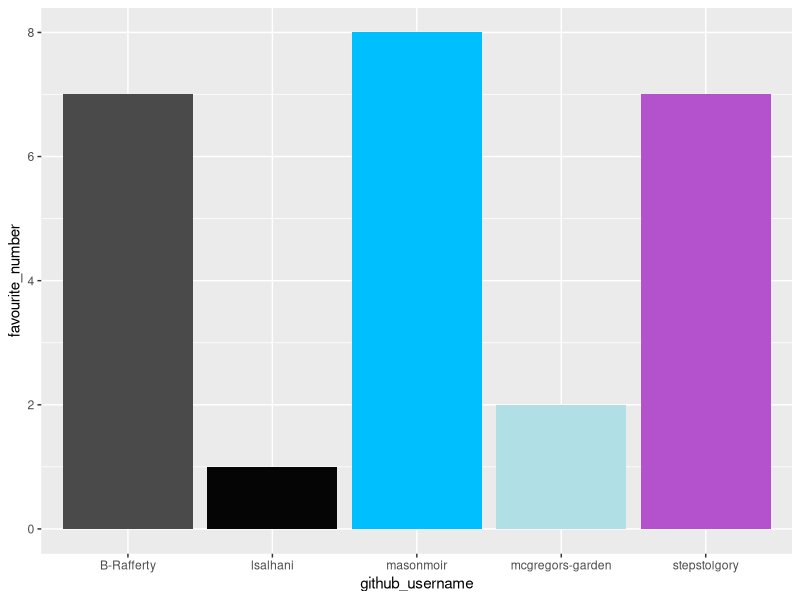
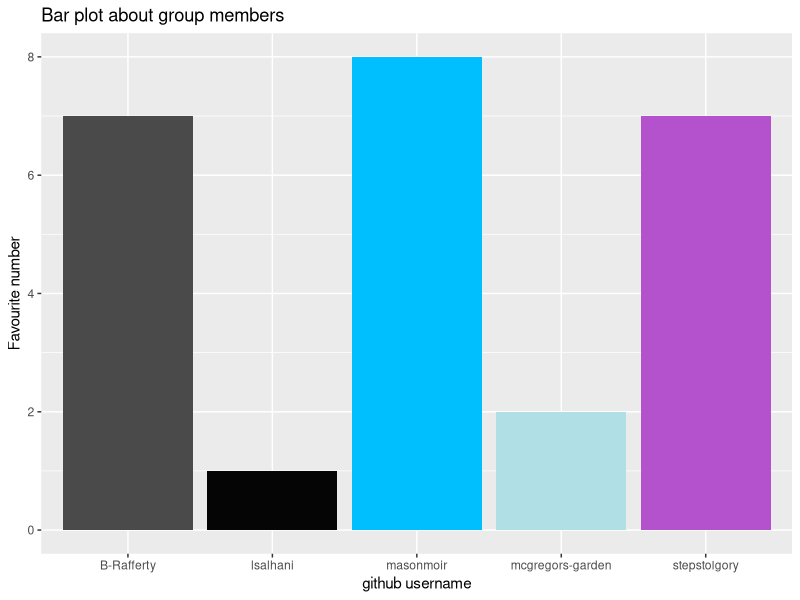
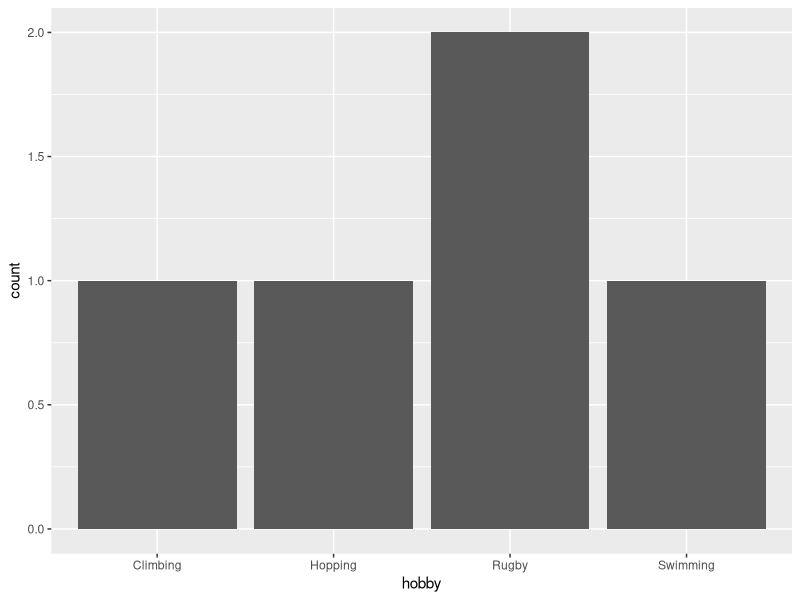

Here is the R script that generated these plots, in order:
## ---- chunk 1
library(tidyverse) 
## ---- chunk 2
team_data <- tibble(
  name = c("Peter Rabbit", "Stepan Mikoyan", "Mason Moir", 
           "Lucas Salhani", "Blair Rafferty"),
  github_username = c("mcgregors-garden", "stepstolgory", "masonmoir", 
                      "lsalhani", "B-Rafferty"), 
  colour = c("powderblue", "mediumorchid3", "deepskyblue1", 
             "grey2", "gray29"),
  hobby = c("Hopping", "Climbing", "Rugby", 
            "Swimming", "Rugby"),
  favourite_number = c(2, 7, 8, 1, 7)
  )

team_data
## ---- chunk 3
p1 <- ggplot(data = team_data, 
             mapping = aes(x = github_username, 
                           y = favourite_number,
                           fill = colour), 
             ) +
   geom_col() +
   scale_fill_identity()
p1
## ---- chunk 4
p1 + labs(x = "github username", 
          y = "Favourite number",
          title = "Bar plot about group members")
## ---- chunk 5
p2 <- ggplot(team_data, aes(x = hobby)) +
  geom_bar()
p2
